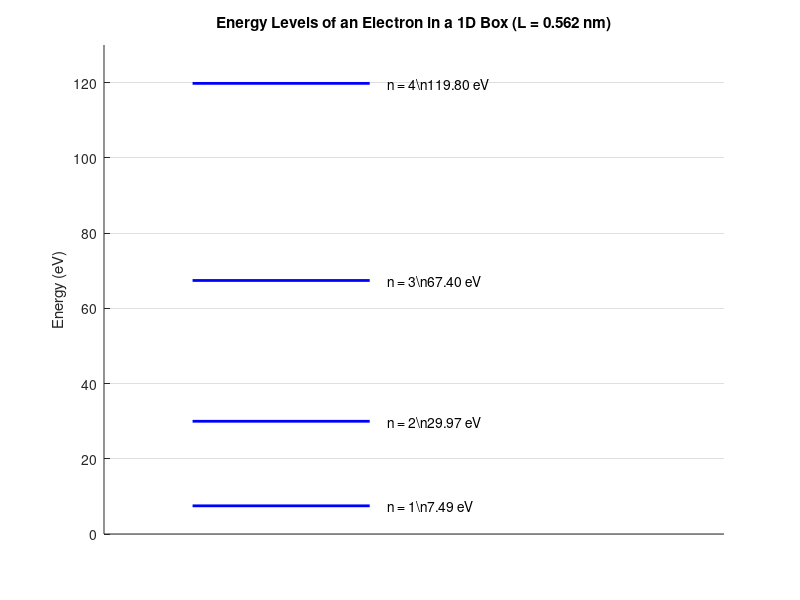

Recreate this plot in MATLAB.
% Energy levels in eV
n = [1 2 3 4];
E = [7.49, 29.97, 67.4, 119.8];

% Create the plot
figure;
hold on;
for i = 1:length(n)
    % Draw horizontal line for each energy level
    plot([0.9 1.1], [E(i) E(i)], 'b', 'LineWidth', 2);
    % Add text label
    text(1.12, E(i), sprintf('n = %d\\n%.2f eV', n(i), E(i)), 'VerticalAlignment', 'middle');
end

% Formatting
xlim([0.8 1.5]);
ylim([0 130]);
set(gca, 'XTick', []);
ylabel('Energy (eV)');
title('Energy Levels of an Electron in a 1D Box (L = 0.562 nm)');
grid on;

hold off;
